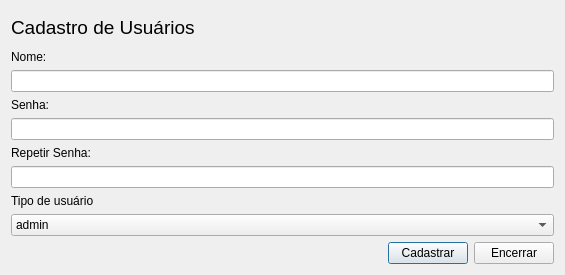
<?xml version="1.0" encoding="UTF-8"?>
<ui version="4.0">
 <class>form_cadUser</class>
 <widget class="QDialog" name="form_cadUser">
  <property name="geometry">
   <rect>
    <x>0</x>
    <y>0</y>
    <width>565</width>
    <height>275</height>
   </rect>
  </property>
  <property name="windowTitle">
   <string>Dialog</string>
  </property>
  <layout class="QVBoxLayout" name="verticalLayout_2">
   <item>
    <widget class="QLabel" name="label">
     <property name="font">
      <font>
       <pointsize>14</pointsize>
      </font>
     </property>
     <property name="text">
      <string>Cadastro de Usuários</string>
     </property>
    </widget>
   </item>
   <item>
    <layout class="QVBoxLayout" name="verticalLayout">
     <item>
      <widget class="QLabel" name="label_2">
       <property name="text">
        <string>Nome:</string>
       </property>
      </widget>
     </item>
     <item>
      <widget class="QLineEdit" name="edtNome"/>
     </item>
     <item>
      <widget class="QLabel" name="label_3">
       <property name="text">
        <string>Senha:</string>
       </property>
      </widget>
     </item>
     <item>
      <widget class="QLineEdit" name="edtSenha">
       <property name="echoMode">
        <enum>QLineEdit::Password</enum>
       </property>
      </widget>
     </item>
     <item>
      <widget class="QLabel" name="label_4">
       <property name="text">
        <string>Repetir Senha:</string>
       </property>
      </widget>
     </item>
     <item>
      <widget class="QLineEdit" name="edtRepetSenha">
       <property name="echoMode">
        <enum>QLineEdit::Password</enum>
       </property>
      </widget>
     </item>
     <item>
      <widget class="QLabel" name="label_5">
       <property name="text">
        <string>Tipo de usuário</string>
       </property>
      </widget>
     </item>
     <item>
      <widget class="QComboBox" name="cbTipo">
       <item>
        <property name="text">
         <string>admin</string>
        </property>
       </item>
       <item>
        <property name="text">
         <string>tecnico</string>
        </property>
       </item>
       <item>
        <property name="text">
         <string>user</string>
        </property>
       </item>
      </widget>
     </item>
    </layout>
   </item>
   <item>
    <layout class="QHBoxLayout" name="horizontalLayout">
     <item>
      <spacer name="horizontalSpacer">
       <property name="orientation">
        <enum>Qt::Horizontal</enum>
       </property>
       <property name="sizeHint" stdset="0">
        <size>
         <width>40</width>
         <height>20</height>
        </size>
       </property>
      </spacer>
     </item>
     <item>
      <widget class="QPushButton" name="btnCad">
       <property name="text">
        <string>Cadastrar</string>
       </property>
       <property name="icon">
        <iconset resource="../resource/icons.qrc">
         <normaloff>:/imagens/icons/1493238513_Check.png</normaloff>:/imagens/icons/1493238513_Check.png</iconset>
       </property>
      </widget>
     </item>
     <item>
      <widget class="QPushButton" name="btnSair">
       <property name="text">
        <string>Encerrar</string>
       </property>
       <property name="icon">
        <iconset resource="../resource/icons.qrc">
         <normaloff>:/imagens/icons/1493332785_button_cancel.png</normaloff>:/imagens/icons/1493332785_button_cancel.png</iconset>
       </property>
      </widget>
     </item>
    </layout>
   </item>
  </layout>
 </widget>
 <resources>
  <include location="../resource/icons.qrc"/>
 </resources>
 <connections/>
</ui>
